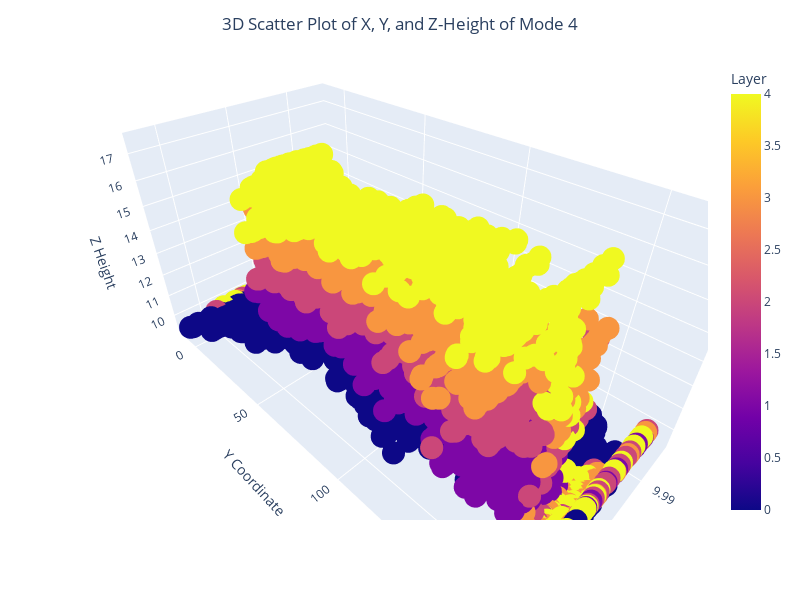
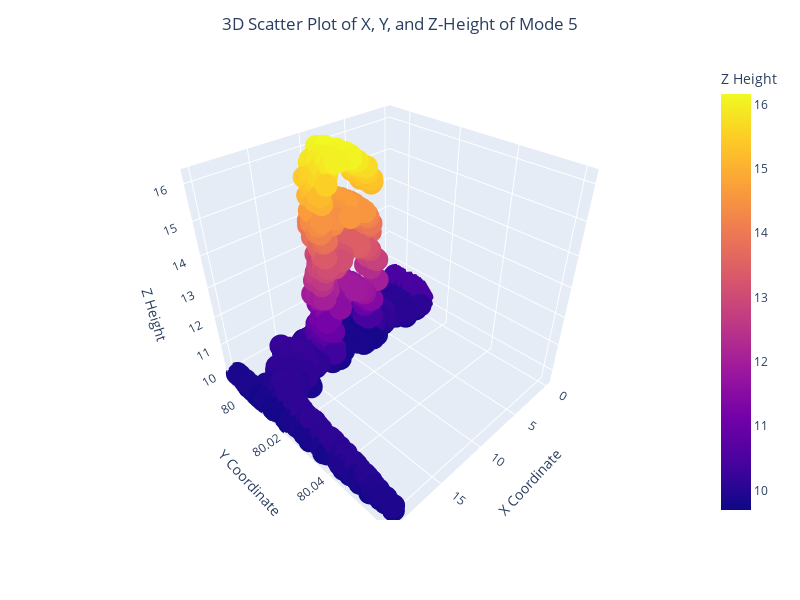

These figures' notebook cell, in order:
### Code cell
#display the toolpath of xy coordinates

import seaborn as sns
import matplotlib.pyplot as plt
# print(df["Layer"].unique())
# #print uniwue Layer where Mode is 1
# print(df[df["Mode"]==1]["Layer"].unique())

# sns.scatterplot(x='X', y='Y',hue="Layer", data=df[(df["Mode"]==2)])
# plt.show()

import plotly.express as px

# Filter the data where Mode is 4
filtered_df = df[df["Mode"] == 4]

# Create a 3D scatter plot
fig = px.scatter_3d(filtered_df, x="X", y="Y", z="Z-Height", color="Layer", 
                    labels={"X": "X Coordinate", "Y": "Y Coordinate", "Z-Height": "Z Height"})
# Add title and stretch the Y-axis
fig.update_layout(
    title="3D Scatter Plot of X, Y, and Z-Height of Mode 4",
    title_x=0.5,
    width= 800,
    height=600,
    scene=dict(
        aspectmode="manual",
        aspectratio=dict(x=1, y=2, z=1)  # Stretching the Y-axis
    )
)

#fig.write_image("../plots/dataset1_00_Z-Height.png", width=1920, height=1080)
# Show the plot
fig.show()

# Filter the data where Mode is 5
filtered_df = df[df["Mode"] == 5]

# Create a 3D scatter plot
fig = px.scatter_3d(filtered_df, x="X", y="Y", z="Z-Height", color="Z-Height", 
                    labels={"X": "X Coordinate", "Y": "Y Coordinate", "Z-Height": "Z Height"})

fig.update_layout(
    title="3D Scatter Plot of X, Y, and Z-Height of Mode 5",
    title_x=0.5,
    width= 800,
    height=600,
    scene=dict(
        aspectmode="manual",
        aspectratio=dict(x=1, y=1, z=1)  # Stretching the Y-axis
    )
)

# Show the plot
fig.show()

### Figure 1 — Plotly figure (JSON) as saved in the notebook; plotly's stock layout.template omitted (floating-point values rounded to 4 significant figures; data arrays with more than 128 entries replaced by an {"elided": "..."} marker saying what was removed)
{"data": [{"hovertemplate": "X Coordinate=%{x}<br>Y Coordinate=%{y}<br>Z Height=%{z}<br>Layer=%{marker.color}<extra></extra>", "legendgroup": "", "marker": {"color": {"elided": "7665 float values"}, "coloraxis": "coloraxis", "symbol": "circle"}, "mode": "markers", "name": "", "scene": "scene", "showlegend": false, "type": "scatter3d", "x": {"elided": "7665 float values"}, "y": {"elided": "7665 float values"}, "z": {"elided": "7665 float values"}}], "layout": {"coloraxis": {"colorbar": {"title": {"text": "Layer"}}, "colorscale": [[0, "#0d0887"], [0.1111, "#46039f"], [0.2222, "#7201a8"], [0.3333, "#9c179e"], [0.4444, "#bd3786"], [0.5556, "#d8576b"], [0.6667, "#ed7953"], [0.7778, "#fb9f3a"], [0.8889, "#fdca26"], [1, "#f0f921"]]}, "height": 600, "legend": {"tracegroupgap": 0}, "margin": {"t": 60}, "scene": {"aspectmode": "manual", "aspectratio": {"x": 1, "y": 2, "z": 1}, "domain": {"x": [0, 1], "y": [0, 1]}, "xaxis": {"title": {"text": "X Coordinate"}}, "yaxis": {"title": {"text": "Y Coordinate"}}, "zaxis": {"title": {"text": "Z Height"}}}, "title": {"text": "3D Scatter Plot of X, Y, and Z-Height of Mode 4", "x": 0.5}, "width": 800}}

### Figure 2 — Plotly figure (JSON) as saved in the notebook; plotly's stock layout.template omitted (floating-point values rounded to 4 significant figures; data arrays with more than 128 entries replaced by an {"elided": "..."} marker saying what was removed)
{"data": [{"hovertemplate": "X Coordinate=%{x}<br>Y Coordinate=%{y}<br>Z Height=%{marker.color}<extra></extra>", "legendgroup": "", "marker": {"color": {"elided": "2870 float values"}, "coloraxis": "coloraxis", "symbol": "circle"}, "mode": "markers", "name": "", "scene": "scene", "showlegend": false, "type": "scatter3d", "x": {"elided": "2870 float values"}, "y": {"elided": "2870 float values"}, "z": {"elided": "2870 float values"}}], "layout": {"coloraxis": {"colorbar": {"title": {"text": "Z Height"}}, "colorscale": [[0, "#0d0887"], [0.1111, "#46039f"], [0.2222, "#7201a8"], [0.3333, "#9c179e"], [0.4444, "#bd3786"], [0.5556, "#d8576b"], [0.6667, "#ed7953"], [0.7778, "#fb9f3a"], [0.8889, "#fdca26"], [1, "#f0f921"]]}, "height": 600, "legend": {"tracegroupgap": 0}, "margin": {"t": 60}, "scene": {"aspectmode": "manual", "aspectratio": {"x": 1, "y": 1, "z": 1}, "domain": {"x": [0, 1], "y": [0, 1]}, "xaxis": {"title": {"text": "X Coordinate"}}, "yaxis": {"title": {"text": "Y Coordinate"}}, "zaxis": {"title": {"text": "Z Height"}}}, "title": {"text": "3D Scatter Plot of X, Y, and Z-Height of Mode 5", "x": 0.5}, "width": 800}}
